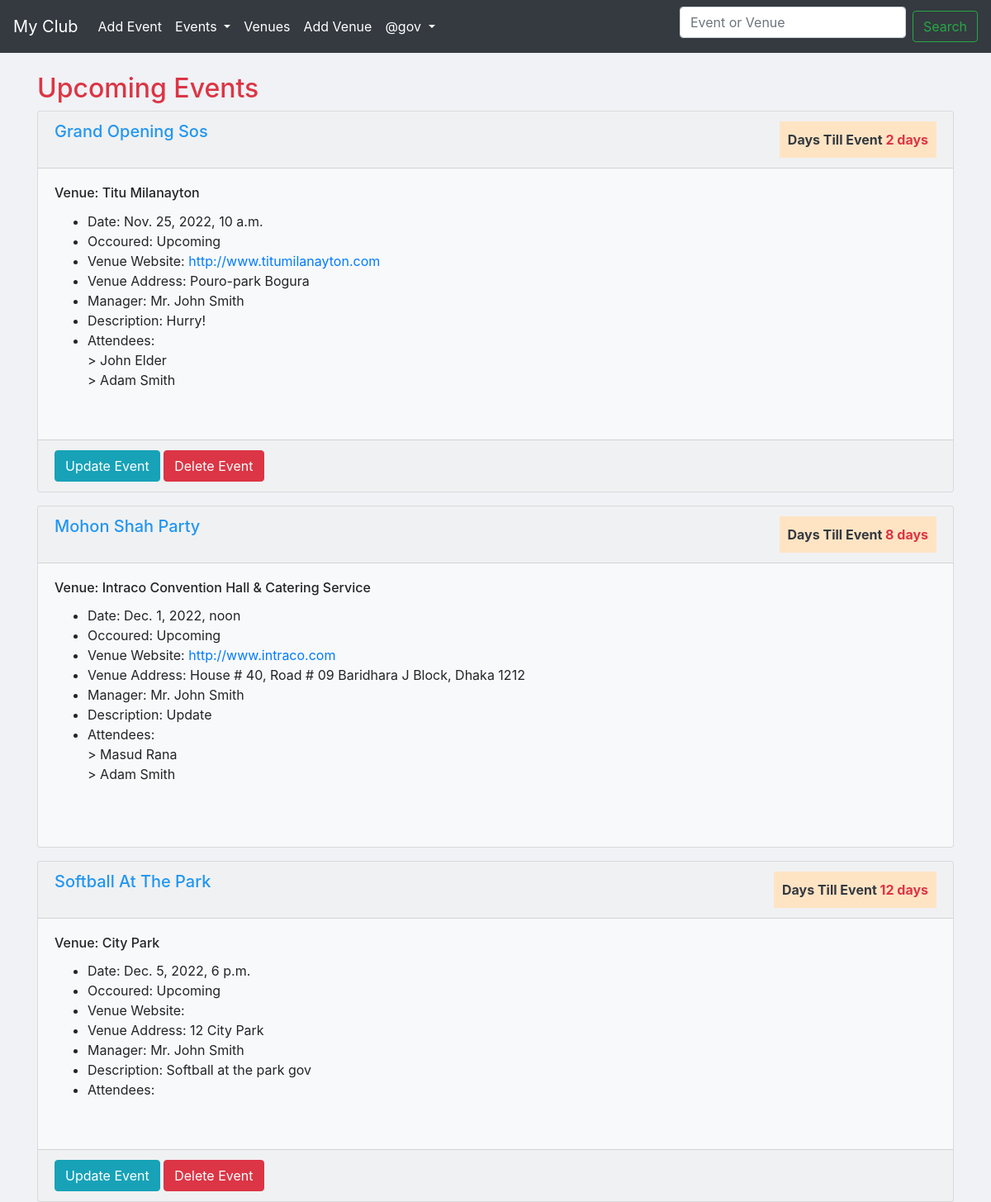
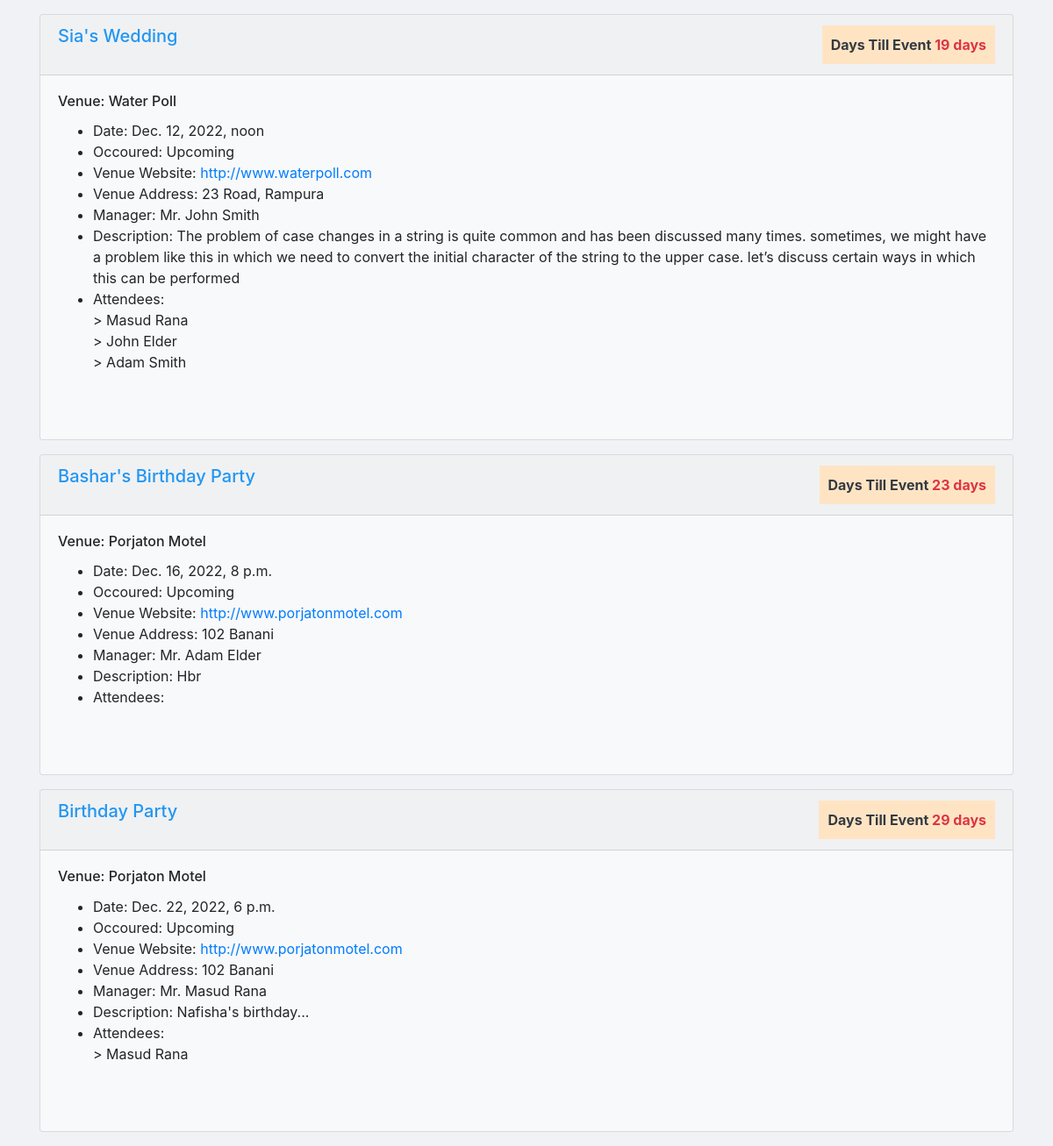
/upcoming-events/ (signed in), run on the app's committed database (2 pictures, top to bottom).
### events/models.py (models this page shows, shortened)
class Event(models.Model):
	name = models.CharField('Event name', max_length=120)
	event_date = models.DateTimeField('Event date')
	venue = models.ForeignKey(Venue, null=True, on_delete=models.CASCADE) # Many to One Relation
	manager = models.ForeignKey(User, blank=True,on_delete=models.CASCADE) # Many to one Relation
	description = models.TextField(blank=True)
	attendees = models.ManyToManyField(MyClubUser,blank=True) # Many to Many Relation
	approved = models.BooleanField("Approved", default=False)
	def __str__(self):
		return self.name
	@property
	def Days_till(self):
		today = date.today()
		days_till = self.event_date.date() - today
		days_till_stipped = str(days_till).split(',',1)[0]
		return days_till_stipped
	@property
	def Is_Past(self):
		today = date.today()
		if self.event_date.date() < today:
			thing = "Past"
		else:
			thing = "Upcoming"
		return thing

class Venue(models.Model):
	name = models.CharField(verbose_name='Venue name', max_length=120)
	address = models.CharField(max_length=300)
	zip_code = models.CharField('Zip Code',max_length=10,blank=True)
	phone = models.CharField('Contact phone',max_length=15,blank=True)
	web = models.URLField('Website address', blank=True)
	email = models.EmailField('Email address',blank=True)
	owner = models.PositiveIntegerField(verbose_name='Venue Owner', blank=False, default=1)
	book = models.BooleanField(default=False, blank=True)
	images = models.ImageField(upload_to='venue/images/',verbose_name='Upload Image')
	def __str__(self):
		return self.name

class MyClubUser(models.Model):
	first_name = models.CharField(max_length=30)
	last_name = models.CharField(max_length=30)
	email = models.EmailField('User email')
	def __str__(self):
		return self.first_name + ' ' + self.last_name

### events/views.py (the view)
# urls.py: path('upcoming-events/', views.futurEvents, name='upcoming-events'),
def futurEvents(request):
	today = timezone.now()
	future_events = Event.objects.filter(event_date__gte=today).order_by('event_date')
	return render(request, 'events/upcoming-events.html', {'future_events':future_events})

### events/templates/events/upcoming-events.html
{% extends 'events/base.html' %}
    {% block content %}
          <div class="row">
      <div class="col-8">
        <h2 class="text-danger">Upcoming Events</h2>
      </div>
    </div>
      {% for event in future_events %}
      <div class="card bg-light mb-3">
      <div class="card-header" style="color:#2196f3;">
        <div class="row">
          <div class="col-8">
            <strong><h5>{{event | title}}</h5></strong>
          </div>
          <div class="col-4">
            <strong class="float-right text-danger" style="padding:10px;background-color:bisque;"><span class="text-dark">Days Till Event </span>{{event.Days_till}}</strong>
          </div>
        </div>
      </div>
      <div class="card-body">
    <h6 class="card-title">Venue: {{event.venue | title}}</h6>
    <ul>
        <li>Date: {{event.event_date}}</li>
        <li>Occoured: {{event.Is_Past}}</li>
        <li>Venue Website: <a href="{{event.venue.web}}" target="_blank">{{event.venue.web}}</a> </li>
        <li>Venue Address: {{event.venue.address}}</li>
        <li>Manager: Mr. {{event.manager.first_name}} {{event.manager.last_name}}</li>
        <li>Description: {{event.description}}</li>
        <li>Attendees:<br/>
        {% for userattend in event.attendees.all %}
         > {{userattend}}<br>
        {% endfor %}
        </li>
      </ul>
        <br>
  </div>
  {% if request.user.is_authenticated %}
    {% if user == event.manager %}
      <div class="card-footer" style="color:#2196f3;">
        <a href="{% url 'update-event' event.id %}" class="btn btn-info" >Update Event</a>
        <a href="{% url 'delete-event' event.id %}" class="btn btn-danger" >Delete Event</a>
      </div>
      {% elif user.is_superuser %}
      <div class="card-footer" style="color:#2196f3;">
        <a href="{% url 'update-event' event.id %}" class="btn btn-info" >Update Event</a>
        <a href="{% url 'delete-event' event.id %}" class="btn btn-danger" >Delete Event</a>
      </div>
      {% else %}
      <P></P>
    {% endif %}
  {% endif %}
</div>
      {% endfor %}
    {% endblock content %}

### events/templates/events/navbar.html (shortened to what this page needs)
<nav class="navbar navbar-expand-lg navbar-dark bg-dark">
  <a class="navbar-brand" href="{% url 'home' %}">My Club</a>
  <div class="collapse navbar-collapse" id="navbarSupportedContent">
    <ul class="navbar-nav mr-auto">
      {% if request.user.is_authenticated %}
      <li class="nav-item active">
        <a class="nav-link" href="{% url 'add-event' %}">Add Event</a>
      </li>
      {% endif %}
      <li class="nav-item dropdown active">
        <a class="nav-link dropdown-toggle" href="#" id="navbarDropdown" role="button" data-toggle="dropdown" aria-haspopup="true" aria-expanded="false">
          Events
        </a>
      </li>
      <li class="nav-item active">
        <a class="nav-link" href="{% url 'list-venue' %}">Venues</a>
      </li>
      {% if request.user.is_authenticated %}
      <li class="nav-item active">
        <a class="nav-link" href="{% url 'add-venue' %}">Add Venue</a>
      </li>
      {% endif %}
      {% if request.user.is_authenticated %}
      <li class="nav-item dropdown active">
        <a class="nav-link dropdown-toggle" href="#" id="navbarDropdown" role="button" data-toggle="dropdown" aria-haspopup="true" aria-expanded="false">
          @{{user}}
        </a>
      </li>
      {% endif %}
    </ul>
    <form class="form-inline my-2 my-lg-0" method="POST" action="{% url 'searchany' %}">
      <input class="form-control mr-sm-2" type="search" name="searched" placeholder="Event or Venue" aria-label="Search">
      <input class="btn btn-outline-success my-2 my-sm-0" type="submit" value="Search">
    </form>
  </div>
</nav>

### events/templates/events/base.html (style rules this page uses)
body { background-color: #f0f2f5; }
.form-control { margin-bottom: 10px !important; }

### data on the page
Event: name "Grand Opening Sos", Days_till "2 days", venue "Titu Milanayton", event_date "Nov. 25, 2022, 10 a.m.", Is_Past "Upcoming", venue.web "http://www.titumilanayton.com", venue.address "Pouro-park Bogura", manager.first_name "John", manager.last_name "Smith", description "Hurry!", shows "Update Event"
MyClubUser: first_name+last_name "John Elder"
MyClubUser: first_name+last_name "Adam Smith"
Event: name "Mohon Shah Party", Days_till "8 days", venue "Intraco Convention Hall & Catering Service", event_date "Dec. 1, 2022, noon", Is_Past "Upcoming", venue.web "http://www.intraco.com", venue.address "House # 40, Road # 09 Baridhara J Block, Dhaka 1212", manager.first_name "John", manager.last_name "Smith", description "Update"
MyClubUser: first_name+last_name "Masud Rana"
Event: name "Softball At The Park", Days_till "12 days", venue "City Park", event_date "Dec. 5, 2022, 6 p.m.", Is_Past "Upcoming", venue.address "12 City Park", manager.first_name "John", manager.last_name "Smith", description "Softball at the park gov", shows "Update Event"
Event: name "Sia's Wedding", Days_till "19 days", venue "Water Poll", event_date "Dec. 12, 2022, noon", Is_Past "Upcoming", venue.web "http://www.waterpoll.com", venue.address "23 Road, Rampura", manager.first_name "John", manager.last_name "Smith", description "The problem of case changes in a string is quite common and has been discussed many times. sometimes, we might have a problem like this in which we need to convert the initial character of the string to the upper case. let’s discuss certain ways in which this can be performed"
Event: name "Bashar's Birthday Party", Days_till "23 days", venue "Porjaton Motel", event_date "Dec. 16, 2022, 8 p.m.", Is_Past "Upcoming", venue.web "http://www.porjatonmotel.com", venue.address "102 Banani", manager.first_name "Adam", manager.last_name "Elder", description "Hbr"
Event: name "Birthday Party", Days_till "29 days", venue "Porjaton Motel", event_date "Dec. 22, 2022, 6 p.m.", Is_Past "Upcoming", venue.web "http://www.porjatonmotel.com", venue.address "102 Banani", manager.first_name "Masud", manager.last_name "Rana", description "Nafisha's birthday..."

### other printed values
{{ user }} "gov"
